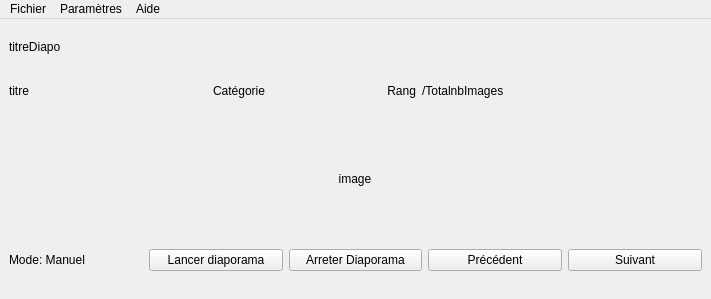
<?xml version="1.0" encoding="UTF-8"?>
<ui version="4.0">
 <class>LecteurVue</class>
 <widget class="QMainWindow" name="LecteurVue">
  <property name="geometry">
   <rect>
    <x>0</x>
    <y>0</y>
    <width>711</width>
    <height>299</height>
   </rect>
  </property>
  <property name="windowTitle">
   <string>LecteurVue</string>
  </property>
  <widget class="QWidget" name="centralwidget">
   <layout class="QVBoxLayout" name="verticalLayout" stretch="0,0,0,0">
    <item>
     <widget class="QLabel" name="lTitreDiapo">
      <property name="text">
       <string>titreDiapo</string>
      </property>
     </widget>
    </item>
    <item>
     <layout class="QHBoxLayout" name="horizontalLayout_2" stretch="2,1,1,0,2">
      <property name="spacing">
       <number>6</number>
      </property>
      <item>
       <widget class="QLabel" name="lTitreImage">
        <property name="text">
         <string>titre</string>
        </property>
       </widget>
      </item>
      <item>
       <widget class="QLabel" name="lCategorieImage">
        <property name="text">
         <string>Catégorie</string>
        </property>
       </widget>
      </item>
      <item>
       <widget class="QLabel" name="lRangImage">
        <property name="text">
         <string>Rang</string>
        </property>
        <property name="alignment">
         <set>Qt::AlignRight|Qt::AlignTrailing|Qt::AlignVCenter</set>
        </property>
       </widget>
      </item>
      <item>
       <widget class="QLabel" name="lTotalNbImages">
        <property name="text">
         <string>/TotalnbImages</string>
        </property>
       </widget>
      </item>
      <item>
       <spacer name="horizontalSpacer">
        <property name="orientation">
         <enum>Qt::Horizontal</enum>
        </property>
        <property name="sizeType">
         <enum>QSizePolicy::Minimum</enum>
        </property>
        <property name="sizeHint" stdset="0">
         <size>
          <width>20</width>
          <height>20</height>
         </size>
        </property>
       </spacer>
      </item>
     </layout>
    </item>
    <item>
     <layout class="QHBoxLayout" name="horizontalLayout_4">
      <item>
       <widget class="QLabel" name="lImage">
        <property name="sizePolicy">
         <sizepolicy hsizetype="Minimum" vsizetype="Minimum">
          <horstretch>0</horstretch>
          <verstretch>0</verstretch>
         </sizepolicy>
        </property>
        <property name="minimumSize">
         <size>
          <width>128</width>
          <height>128</height>
         </size>
        </property>
        <property name="maximumSize">
         <size>
          <width>128</width>
          <height>128</height>
         </size>
        </property>
        <property name="text">
         <string>image</string>
        </property>
        <property name="alignment">
         <set>Qt::AlignCenter</set>
        </property>
       </widget>
      </item>
     </layout>
    </item>
    <item>
     <layout class="QHBoxLayout" name="horizontalLayout_3" stretch="0,0,0,0,0">
      <item>
       <widget class="QLabel" name="lMode">
        <property name="text">
         <string>Mode: Manuel</string>
        </property>
       </widget>
      </item>
      <item>
       <widget class="QPushButton" name="bLancerDiapo">
        <property name="text">
         <string>Lancer diaporama</string>
        </property>
       </widget>
      </item>
      <item>
       <widget class="QPushButton" name="bArreterDiapo">
        <property name="text">
         <string>Arreter Diaporama</string>
        </property>
       </widget>
      </item>
      <item>
       <widget class="QPushButton" name="bPrecedent">
        <property name="text">
         <string>Précédent</string>
        </property>
       </widget>
      </item>
      <item>
       <widget class="QPushButton" name="bSuivant">
        <property name="text">
         <string>Suivant</string>
        </property>
       </widget>
      </item>
     </layout>
    </item>
   </layout>
  </widget>
  <widget class="QMenuBar" name="menubar">
   <property name="geometry">
    <rect>
     <x>0</x>
     <y>0</y>
     <width>711</width>
     <height>22</height>
    </rect>
   </property>
   <widget class="QMenu" name="menuFichier">
    <property name="title">
     <string>Fichier</string>
    </property>
    <addaction name="acQuitter"/>
   </widget>
   <widget class="QMenu" name="menuParam_tres">
    <property name="title">
     <string>Paramètres</string>
    </property>
    <addaction name="acCharger"/>
    <addaction name="acVider"/>
   </widget>
   <widget class="QMenu" name="menuAide">
    <property name="title">
     <string>Aide</string>
    </property>
    <addaction name="acAproposde"/>
   </widget>
   <addaction name="menuFichier"/>
   <addaction name="menuParam_tres"/>
   <addaction name="menuAide"/>
  </widget>
  <widget class="QStatusBar" name="statusbar">
   <property name="sizeGripEnabled">
    <bool>false</bool>
   </property>
  </widget>
  <action name="acQuitter">
   <property name="text">
    <string>Quitter</string>
   </property>
  </action>
  <action name="acCharger">
   <property name="text">
    <string>Charger diaporama</string>
   </property>
  </action>
  <action name="acVider">
   <property name="text">
    <string>Enlever diaporama</string>
   </property>
  </action>
  <action name="acAproposde">
   <property name="text">
    <string>A propos de ...</string>
   </property>
  </action>
 </widget>
 <resources/>
 <connections>
  <connection>
   <sender>acQuitter</sender>
   <signal>triggered()</signal>
   <receiver>LecteurVue</receiver>
   <slot>close()</slot>
   <hints>
    <hint type="sourcelabel">
     <x>-1</x>
     <y>-1</y>
    </hint>
    <hint type="destinationlabel">
     <x>399</x>
     <y>288</y>
    </hint>
   </hints>
  </connection>
 </connections>
</ui>
